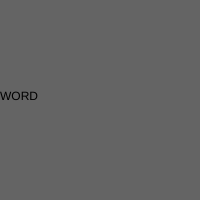
Frame 1 (no input)
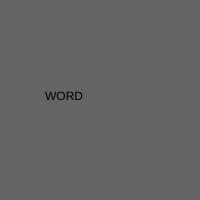
Frame 60 (no input)
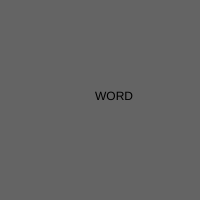
Frame 120 (the mouse pressed at the canvas centre since frame 60)

The p5.js sketch that drew these frames (run headless with seeded random() and noise() and a simulated clock; from frame 60 on, the mouse is pressed at the canvas centre):

// p5.js sketch
// ── sketch.js
var x = 0;
var dir = true;

function setup() {
  // put setup code here
  createCanvas(200, 200)
}

function draw() {
  // put drawing code here
  background(100)
  //rect(x, 10, 10, 10)
  text("WORD", x, 100)

  if (dir == true) {
    x += 5;
  } else {
    x -= 5;
  }

  if (x > 165) {
    dir = false;
  }

  if (x < 0) {
    dir = true;
  }

}

function mouseReleased() {

}
